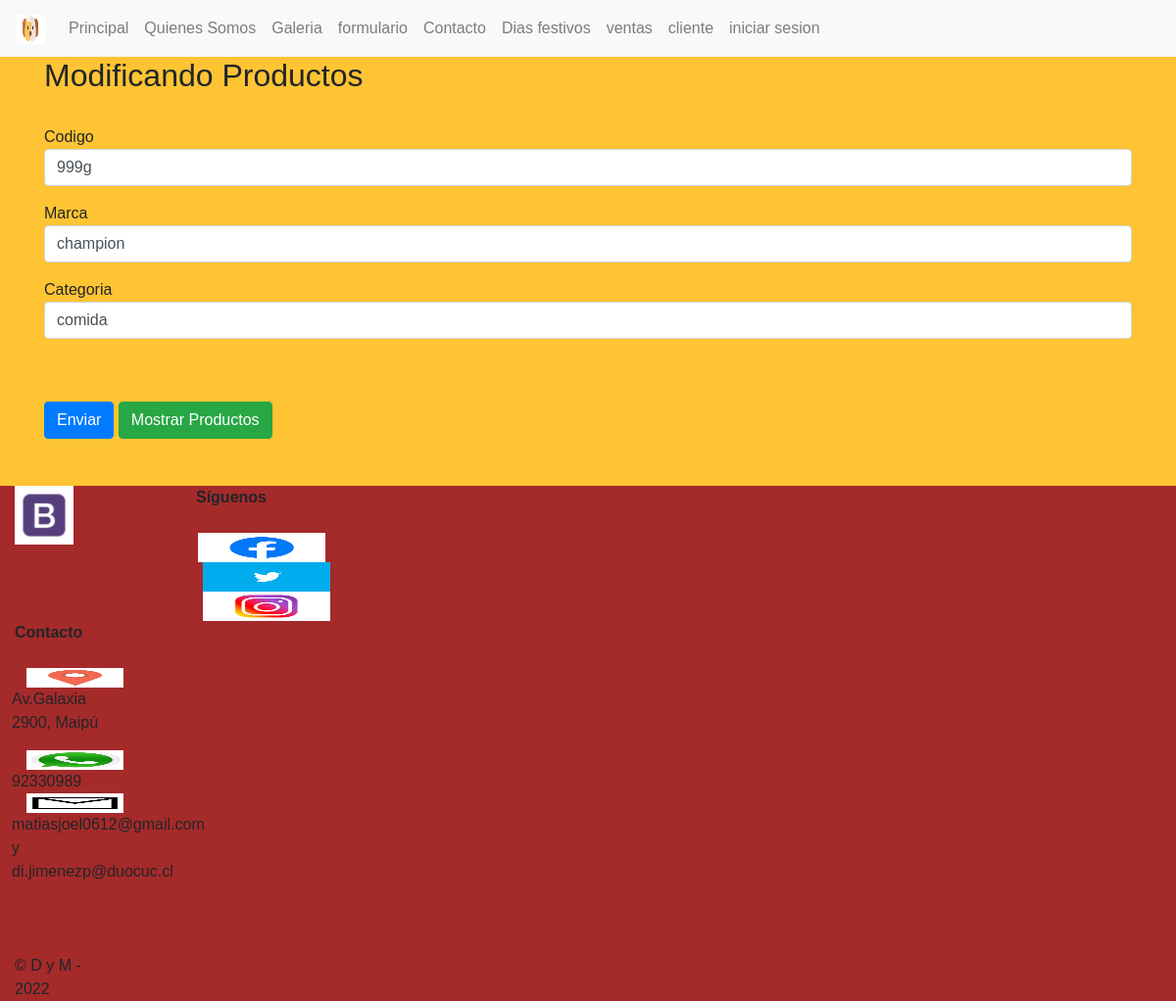
The app's page /modificar/999g with its own data.
### apptienda/models.py (models this page shows, shortened)
class Producto(models.Model):
    codigo = models.CharField(max_length=6, primary_key=True, verbose_name='Codigo')
    marca= models.CharField(max_length=20, verbose_name='Marca')
    categoria= models.CharField(max_length=25, verbose_name='Categoria')

### apptienda/views.py (the view)
# urls.py: path('modificar/<id>', modificar, name="modificar"),
def modificar(request, id):
    producto = Producto.objects.get(codigo=id)
    datos = {
        'form': ProductoForm(instance = producto)
    }
    if request.method=='POST':
        formulario = ProductoForm(data=request.POST, instance = producto)
        if formulario.is_valid():
            formulario.save()
            return redirect ('ventaproductos')
    return render(request, 'modificar.html', datos)

### apptienda/forms.py
class ProductoForm(forms.ModelForm):
    class Meta:
        model= Producto
        fields = ['codigo', 'marca', 'categoria']
        labels ={
            'codigo': 'Codigo',
            'marca': 'Marca',
            'categoria': 'Categoria',
        }
        widgets={
            'codigo': forms.TextInput(
                attrs={
                    'class': 'form-control',
                    'placeholder': 'Ingrese codigo',
                    'id': 'codigo'
                }
            ),
            'marca': forms.TextInput(
                attrs={
                    'class': 'form-control',
                    'placeholder': 'Ingrese marca',
                    'id': 'marca'
                }
            ),
            'categoria': forms.TextInput(
                attrs={
                    'class': 'form-control',
                    'id': 'Categoria',
                    'placeholder': 'Ingrese categoria',
                }
            )
        }

### apptienda/templates/modificar.html (shortened to what this page needs)
<!DOCTYPE html>
<html lang="en">
<head>
    <link href="https://cdn.jsdelivr.net/npm/bootstrap@5.0.1/dist/css/bootstrap.min.css" rel="stylesheet">
    <link rel="stylesheet" href="cdn.jsdelivr.net/npm/bootstrap@4.6.0/dist/css/bootstrap.min.css">
</head>
<body style="background-color:#FFC433;"></body>
    <nav class="navbar navbar-expand-sm navbar-light bg-light">
        <a class="navbar-brand" href="#">
          {% load static %}
          <img src="{% static 'img/perro3.jpg' %}" width="30" height="30" alt="">
        </a>
        <div class="collapse navbar-collapse" id="opciones">
          <ul class="navbar-nav">
            <li class="nav-item">
              <a class="nav-link" href="{% url 'index' %}" target="_blank">Principal</a>
            </li>
            <li class="nav-item">
              <a class="nav-link" href="{% url 'somos' %}" target="_blank">Quienes Somos</a>
            </li>
            <li class="nav-item">
              <a class="nav-link" href="{% url 'galeria' %}" target="_blank">Galeria</a>
            </li>
            <li class="nav-item">
              <a class="nav-link" href="{% url 'formulario' %}" target="_blank">formulario</a>
            </li>
            <li class="nav-item">
              <a class="nav-link" href="{% url 'formularioContacto' %}" target="_blank">Contacto</a>
            </li>
            <li class="nav-item">
              <a class="nav-link" href="{% url 'api' %}" target="_blank">Dias festivos</a>
            </li>
            <li class="nav-item">
              <a class="nav-link" href="{% url 'ventaproductos' %}" target="_blank"> ventas </a>
            </li>
            <li class="nav-item" >
              <a class="nav-link" href="{% url 'cliente' %}" target="_blank">cliente</a>
          </li>
            <li class="nav-item">
              <a class="nav-link" href="{% url 'login' %}" target="_blank"> iniciar sesion </a>
            </li>
          </ul>
        </div>
      </nav>
    <div class="container">
        <h2>Modificando Productos</h2><br>
        <form method="POST" action="#" id="formulario">
            <div class="form-group">
                {{form.codigo.label}}
                {{form.codigo}}
            </div>
            <div class="form-group">
                {{form.marca.label}}
                {{form.marca}}
            </div>
            <div class="form-group">
                {{form.categoria.label}}
                {{form.categoria}}
            </div>
            <br><br>
            <input type="submit" class="btn btn-primary" value="Enviar">
            <a href="{% url 'ventaproductos' %}" class="btn btn-success">Mostrar Productos</a>
        </form>
        <body>
        </div>
   <br>
   <br>
    <footer>
        <div>
        <footer style="background-color:brown">
        <div class="row col-4">
            <div class="col-lg-1">
                <img src="{%  static 'img/bed30ddfa5d434e827c775ac9a3b0d38.jpg' %}" alt="logoBookStop" width="60px">
            </div>
            <div class="col-lg-1">
            </div>
            <div class="col-lg-1">
            </div>
            <div class="col-lg-1">
            </div>
            <div class="col-lg-2">
            </div>
            <div class="col-lg-5">
                <strong>Síguenos</strong>
                <br><br>
                <div class="row">
                    <img src="{% static 'img/face1.jpg' %}" width="20px" height="30" style=" margin-left: 5px;">
                    <img src="{% static 'img/twitter.jpg' %}" alt="" width="30px" height="30px" style=" margin-left: 10px;">
                    <img src="{% static 'img/insta1.jpg' %}" alt="" width="30px" height="30px" style=" margin-left: 10px;">
                </div>
            </div>
            <div class="col-lg-4">
                <strong>Contacto</strong>
                <br><br>
                <div class="row">
                    <img src="{% static 'img/location.jpg' %}" alt="" width="20px" height="20px"
                        style="margin-right: 10px; margin-left: 15px;">
                    <p1>Av.Galaxia 2900, Maipú</p>
                </div>
                <div class="row">
                    <img src="{% static 'img/wasap1.jfif' %}" alt="" width="20px" height="20px"
                        style="margin-right: 10px; margin-left: 15px;">
                    <p1>92330989</p1>
                </div>
                <div class="row">
                    <img src="{% static 'img/correo.jpg' %}" alt="" width="20px" height="20px"
                        style="margin-right: 10px; margin-left: 15px;">
                    <p1>matiasjoel0612@gmail.com y di.jimenezp@duocuc.cl</p1>
                </div>
                <br><br><br>
                <p1>&copy; D y M - 2022</p1>
            </div>
        </div>
      </footer>
      </body>
      </html>
      </body>
</body>
</html>

### apptienda/templates/modificar.html (style rules this page uses)
body { font-family: Arial; }

### records on screen
Producto: codigo "999g", marca "champion", categoria "comida"
